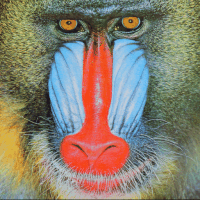
#> input picture examples/mandrill.png, 200 x 200 px
$ python ref_mandrills.py
#> lines starting #> are read from the running program, lines starting #| are printed output that depends on the picture
### src/volume_wgpu/reference/depth_buffer.py
"""
A depth buffer is a pair of 2d data arrays of the same size that map to XYZ coordinates:
- a data buffer
- a depth buffer

Depth buffers are used to project XYZ values to LM image locations for display,
and for combining information from different projections.

For notational purposes
- array indices L_ = [L, M] where L is width offset and M is height offset.
- spacial coordinates X_ = [X, Y, Z] where X always maps to L and Y always maps to M and Z is a depth value.

each depth buffer has associated geometry:

- the width and height of the arrays W, H.
- the offset of position 0,0 in the array x0, y0, and
- the dx shift of one unit in x
- the dy shift of one unit in y

This is the python reference implementation.

In translation to wgpu
- the buffers are stored as separate 2d buffers bound in a group.
- the geometry is stored in a uniform buffer bound in a separate group.

all buffers are f32 for simplicity since exact int range is sufficient.
"""

import numpy as np

class DepthGeometry:
    def __init__(self, width, height, x0, y0, dx, dy):
        self.width = width
        self.height = height
        self.x0 = x0
        self.y0 = y0
        self.dx = dx
        self.dy = dy
    def X_to_L(self, X_):
        """Convert XYZ coordinates to LM array indices."""
        X, Y, Z = X_
        L = int((X - self.x0) / self.dx)
        M = int((Y - self.y0) / self.dy)
        return L, M, Z
    def L_to_X(self, L_):
        """Convert LM array indices to XYZ coordinates."""
        L, M, Z = L_
        X = self.x0 + L * self.dx
        Y = self.y0 + M * self.dy
        return X, Y, Z
    def L__offset(self, L_):
        """Convert LM array indices to linear offset in the 2d array."""
        L, M, Z = L_
        return M * self.width + L
    def offset_to_L(self, offset):
        """Convert linear offset in the 2d array to LM array indices."""
        M = offset // self.width
        L = offset % self.width
        return L, M, 0
    def L_location(self, L_):
        """Return a BufferLocation for the given LM array indices."""
        L, M, Z = L_
        if self.L__valid(L_):
            offset = self.L__offset(L_)
            return BufferLocation(L_, offset=offset, valid=True)
        else:
            return BufferLocation(L_, valid=False)
    def X_location(self, X_):
        """Return a BufferLocation for the given XYZ coordinates."""
        L_ = self.X_to_L(X_)
        return self.L_location(L_)
    # [4 lines left out: function X__offset, not called in this run]
    def L__valid(self, L_):
        """Check if LM array indices are within the bounds of the 2d array."""
        L, M, Z = L_
        return 0 <= L < self.width and 0 <= M < self.height
    # [9 lines left out: function L_extent, not called in this run]

class BufferLocation:
    """A buffer location with data and depth and validity flag."""
    def __init__(self, L_, data=0.0, depth=float('inf'), offset=0, valid=False):
        self.L_ = L_
        self.data = data
        self.depth = depth
        self.offset = offset
        self.valid = valid

class DepthBuffer:
    def __init__(self, geometry):
        self.geometry = geometry
        #self.data = [0.0] * (geometry.width * geometry.height)
        #self.depth = [float('inf')] * (geometry.width * geometry.height)
        size = geometry.width * geometry.height
        self.data = np.zeros(size, dtype=np.float32)
        self.depth = np.full(size, float('inf'), dtype=np.float32)
    # [17 lines left out: functions set, get, not called in this run]
    def set_depth(self, X_, depth):
        """Set the depth value at the given XYZ coordinates."""
        # in wgsl this is inlined
        location = self.geometry.X_location(X_)
        if not location.valid:
            # in wgpu this is inlined and will be a no-op, but in python we raise an error
            raise ValueError(f"Coordinates {X_} are out of bounds for the depth buffer.")
        self.depth[location.offset] = depth
    # [8 lines left out: function get_depth, not called in this run]
    def check_dimensions(self, data_array):
        """Check if the dimensions of the data array match the depth buffer geometry."""
        # in wgpu checking happens in python before sending to the GPU
        if len(data_array) != self.geometry.height or len(data_array[0]) != self.geometry.width:
            raise ValueError("Data array dimensions do not match depth buffer geometry.")
    # [8 lines left out: function load_data0, not called in this run]
    def load_data(self, data_array):
        """Load data from a 2d array into the depth buffer."""
        # loading data is done from python
        self.check_dimensions(data_array)
        data_array = np.array(data_array, dtype=np.float32)
        self.data = data_array.ravel()
    def load_depth(self, depth_array):
        """Load depth values from a 2d array into the depth buffer."""
        # loading depth is done from python
        self.check_dimensions(depth_array)
        for M in range(self.geometry.height):
            for L in range(self.geometry.width):
                X_ = self.geometry.L_to_X((L, M, 0))
                self.set_depth(X_, depth_array[M][L])
    def get_numpy_arrays(self):
        """Return the data and depth buffers as 2d numpy arrays."""
        import numpy as np
        data_array = np.array(self.data).reshape((self.geometry.height, self.geometry.width))
        depth_array = np.array(self.depth).reshape((self.geometry.height, self.geometry.width))
        return data_array, depth_array


### src/volume_wgpu/reference/combine_overlap.py
"""
Combine overlapping regions of two depth buffers into a new depth buffer.
This is a reference implementation in Python, not optimized for performance.
The new depth buffer should have the same geometry as the second depth buffer,
and the second depth buffer should be transformed into the coordinate
system of the first depth buffer.

The output depth buffer will contain the minimum depth value from
the two input depth buffers.

The algorithm mimics the behavior of a
compute shader that would be used in a GPU implementation.
"""

from math import ceil, floor

from volume_wgpu.reference.depth_buffer import DepthBuffer


class DepthBufferCombinerStage:
    def __init__(self, depth_buffer_a, depth_buffer_b):
        self.depth_buffer_a = depth_buffer_a
        self.depth_buffer_b = depth_buffer_b
        self.output_depth_buffer = DepthBuffer(geometry=depth_buffer_b.geometry)

    def combine(self):
        """Combine the two depth buffers into the output depth buffer."""
        # this is analogous to pipeline setup in wgpu.
        self.output_depth_buffer.data = self.depth_buffer_b.data.copy()
        self.output_depth_buffer.depth = self.depth_buffer_b.depth.copy()
        #return # debug
        length = len(self.depth_buffer_a.data)
        for offset in range(length + 3):  # shader has to handle out of bounds, so we mimic that here
            self.run_shader(offset)

    def run_shader(self, offset):
        """Simulate the shader execution for a single offset."""
        # in a real shader, this would be executed in parallel for each pixel.
        dba = self.depth_buffer_a
        dbb = self.depth_buffer_b
        location_a = dba.geometry.L_location(dba.geometry.offset_to_L(offset))
        if location_a.valid:
            # buffers a and b have different coordinate systems, so we need to transform coordinates.
            depth_a = dba.depth[offset]
            L, M, Z = location_a.L_
            x_start, y_start, _ = dba.geometry.L_to_X((L, M, Z))
            x_end = x_start + dba.geometry.dx
            y_end = y_start + dba.geometry.dy
            L_min, L_max = self._overlapping_indices(
                x_start, x_end, dbb.geometry.x0, dbb.geometry.dx
            )
            M_min, M_max = self._overlapping_indices(
                y_start, y_end, dbb.geometry.y0, dbb.geometry.dy
            )
            if L_min == L_max:
                L_max += 1
            if M_min == M_max:
                M_max += 1
            for L_b in range(L_min, L_max):
                for M_b in range(M_min, M_max):
                    location_b = dbb.geometry.L_location((L_b, M_b, Z))
                    if location_b.valid:
                        depth_b = dbb.depth[location_b.offset]
                        # combine depths
                        combined_depth = min(depth_a, depth_b)
                        self.output_depth_buffer.depth[location_b.offset] = combined_depth
                        boffset = location_b.offset
                        if depth_a < depth_b:
                            self.output_depth_buffer.data[boffset] = dba.data[offset]
                        #else:
                            #self.output_depth_buffer.data[boffset] = dbb.data[boffset]

    @staticmethod
    def _overlapping_indices(start, end, origin, step):
        """Return the half-open index range for cells intersecting an interval."""
        first = floor((start - origin) / step)
        last = ceil((end - origin) / step)
        return first, last

    def get_output(self):
        """Return the combined output depth buffer."""
        return self.output_depth_buffer

### examples/ref_mandrills.py
from pathlib import Path

import numpy as np
from PIL import Image

from volume_wgpu.reference.combine_overlap import DepthBufferCombinerStage
from volume_wgpu.reference.depth_buffer import DepthBuffer, DepthGeometry

"""
with Image.open("image.png") as image:
    red = np.array(image.convert("RGB").getchannel("R"))
"""

def main() -> None:
    examples_dir = Path(__file__).parent
    # read just the red channel of the mandrill image for simplicity
    image = np.array(Image.open(examples_dir / "mandrill.png").convert("RGB").getchannel("R"))
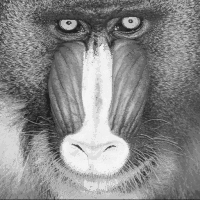
#> image: shape (200, 200); min 30, max 246, mean 136.7
    #image = image[:, :, 0]  # Select the red channel
    height, width = image.shape
#> height = 200; width = 200
    buffer_a_geometry = DepthGeometry(
        width=width,
        height=height,
        x0=0.0,
        y0=0.0,
        dx=1.0 / width,
        dy=1.0 / height,
    )
    buffer_b_geometry = DepthGeometry(
        width=width,
        height=height,
        x0=-2.0,
        y0=-2.0,
        dx=4.0 / width,
        dy=4.0 / height,
    )

    buffer_a = DepthBuffer(buffer_a_geometry)
    #buffer_a.load_data(image.tolist())
    buffer_a.load_data(image)
    buffer_a.load_depth(np.full((height, width), 2.0, dtype=np.float32).tolist())

    b_depth = 3.0
    #b_depth = 1.0 # debug
    buffer_b = DepthBuffer(buffer_b_geometry)
    buffer_b.load_data(image)
    buffer_b.load_depth(np.full((height, width), 3.0, dtype=np.float32).tolist())

    combiner = DepthBufferCombinerStage(buffer_a, buffer_b)
    combiner.combine()
    values, _ = combiner.get_output().get_numpy_arrays()
    # [4 lines of commented-out code are left out]
    output = np.clip(values, 0.0, 255.0).astype(np.uint8)
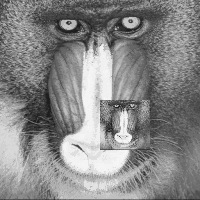
#> values: shape (200, 200) float32; min 30, max 246, mean 135.9
    # save the output image as black and white for simplicity
    Image.fromarray(output).save(examples_dir / "out_mandrills_py.png")


if __name__ == "__main__":
    main()
